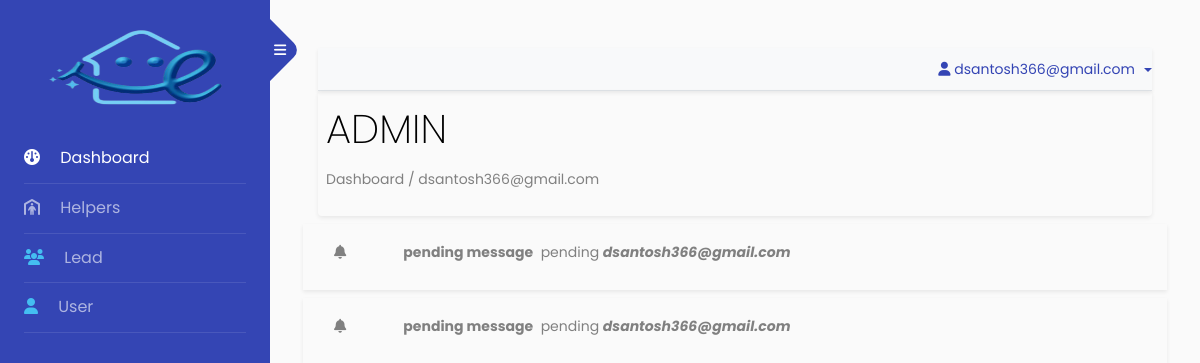
The page /super/dashboard (signed in) on the database its author committed.
### app/models.py (models this page shows)
class LeadStatusNotificationModel(models.Model):
    lead = models.CharField(max_length=100)
    employee = models.ForeignKey(User,on_delete=models.SET_NULL,null=True)
    status = models.CharField(max_length=50,choices=LEAD_CONTACT_STATUS,default='pending')
    msg = models.CharField(max_length=400)
    create_date = models.DateTimeField(auto_now_add=True)
    update_date = models.DateTimeField(null=True,blank=True)

### backnd/views_super.py (the view)
# urls.py: path('super/dashboard',SuperUserDashBoard,name='super_user_dashboard'),
@login_required
def SuperUserDashBoard(request):
    if not request.user.is_superuser:
        return HttpResponse("<h1>Not a valid user to access this page.!</h1>")
    else:
        current_datetime = timezone.now()
        threshold_datetime = current_datetime - timezone.timedelta(hours=24)
        notify = LeadStatusNotificationModel.objects.filter(create_date__lt = threshold_datetime)
        data = {
            'notify': notify
        }
        return render(request,"super/dashboard.html",data)

### templates/super/dashboard.html (shortened to what this page needs)
{% extends "index.html" %}
{% load static %}
{% block body %}
<section class="super_user_dash shadow-sm rounded p-2">
  <div class='dash-box'>
    <h1> ADMIN </h1>
    <p>Dashboard / {{request.user}}</p>
  </div>
</section>
<section class='admin_dash'>
  {% for i in notify %}
  <div class="row shadow-sm my-2 p-3">
    <div class="col-1"><i class="fa-solid fa-bell"></i></div>
    <div class="col-11">
      <label><b>{{i.msg}}</b></label>
      <label>{{i.status}}</label>
      <label><i><b>{{i.employee.username}}</b></i></label>
    </div>
  </div>
  {% endfor %}
</section>
{% endblock body %}

### templates/index.html (shortened to what this page needs)
<!doctype html>
<html lang="en">
<head>
	{% load static %}
	<link rel="stylesheet" href="https://stackpath.bootstrapcdn.com/font-awesome/4.7.0/css/font-awesome.min.css">
	<link rel="stylesheet" href="{% static 'css/style.css' %}">
	<link rel="stylesheet" href="https://cdnjs.cloudflare.com/ajax/libs/font-awesome/6.4.0/css/all.min.css">
	<link rel="stylesheet" href="{% static 'style.css' %}">
</head>
<body>
	<div class="wrapper d-flex align-items-stretch">
		<nav id="sidebar">
			<div class="custom-menu">
				<button type="button" id="sidebarCollapse" class="btn btn-primary">
					<i class="fa fa-bars"></i>
				</button>
			</div>
			<div class="p-4">
				<h1>
					<a href="{% url 'home' %}" class="logo">
						<div class="logo">
							<img src="{% static 'images/logo.png' %}" alt="wait">
						</div>
					</a>
				</h1>
				{% with request.resolver_match.url_name as url_name %} {% comment %} for get url name {% endcomment %}
				<ul class="list-unstyled components mb-5">
					<li class="{% if url_name == 'super_user_dashboard' or url_name == 'employee_dashboard' %}active{% endif %}">
						<a href="{% url 'home' %}"><i class="fa-solid fa-gauge mr-3"></i> Dashboard</a>
					</li>
					<li
						class="{% if url_name == 'helper_list' or url_name == 'helper_add' or url_name == 'excel_file_helper_upload' or url_name == 'helper_view'  %}active{% endif %}">
						<a href="{% url 'helper_list' %}"><i class="fa-solid fa-person-shelter mr-3"></i> Helpers</a>
					</li>
					<li
						class="{% if url_name == 'lead_list' or url_name == 'lead_add' or url_name == 'lead_edit'  %}active{% endif %}">
						<a href="{% url 'lead_list' %}"><span class="fa-solid fa-users mr-3"></span> Lead</a>
					</li>
					{% if request.user.is_superuser %}
					<li
						class="{% if url_name == 'superuser_user_create' or url_name == 'superuser_user_list' or url_name == 'superuser_user_update' %}active{% endif %}">
						<a href="{% url 'superuser_user_list' %}"><span class="fa fa-user mr-3"></span> User</a>
					</li>
					{% endif %}
				</ul>
				{% endwith %}
		</nav>
		<div id="content" class="p-4 p-md-5 pt-5">
			<nav class="shadow-sm navbar-light bg-light">
				<ul class="nav nav-tabs justify-content-end">
					<li class="nav-item dropdown">
						<a class="nav-link dropdown-toggle" data-toggle="dropdown" href="#" role="button"
							aria-haspopup="true" aria-expanded="false">
							<i class="fa-solid fa-user"></i> {{request.user}}
						</a>
					</li>
				</ul>
			</nav>
			{% block body %}
			{% endblock body %}
		</div>
	</div>
</body>
</html>

### static/style.css (style rules this page uses)
.super_user_dash .dash-box h1 { text-align: left; font-weight: 200; }

### rows shown on the page
LeadStatusNotificationModel: msg "pending message", status "pending", employee.username "dsantosh366@gmail.com"
LeadStatusNotificationModel: msg "pending message", status "pending", employee.username "dsantosh366@gmail.com"

### other values the page prints
{{ request.user }} "dsantosh366@gmail.com"
